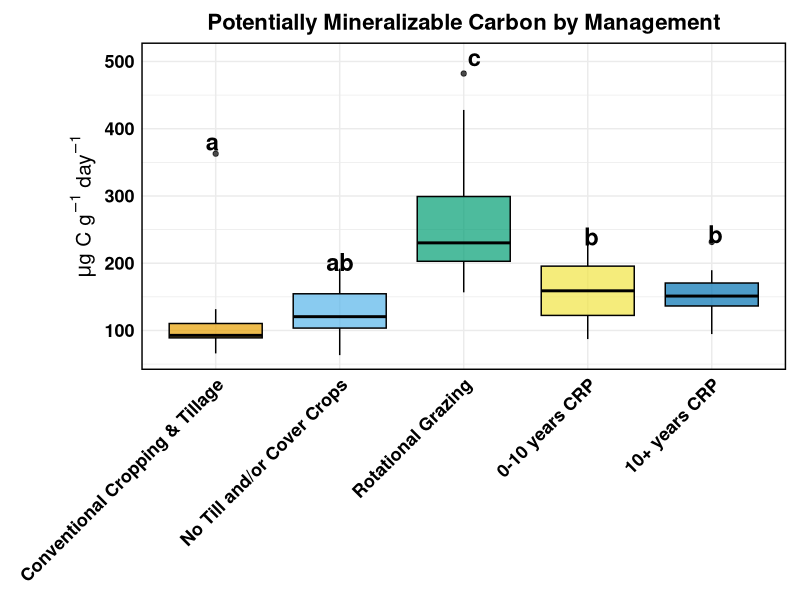
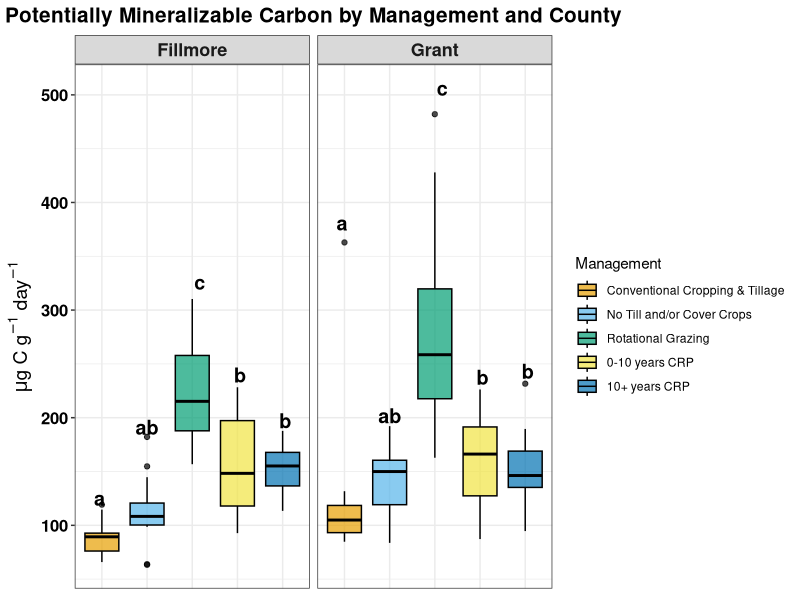
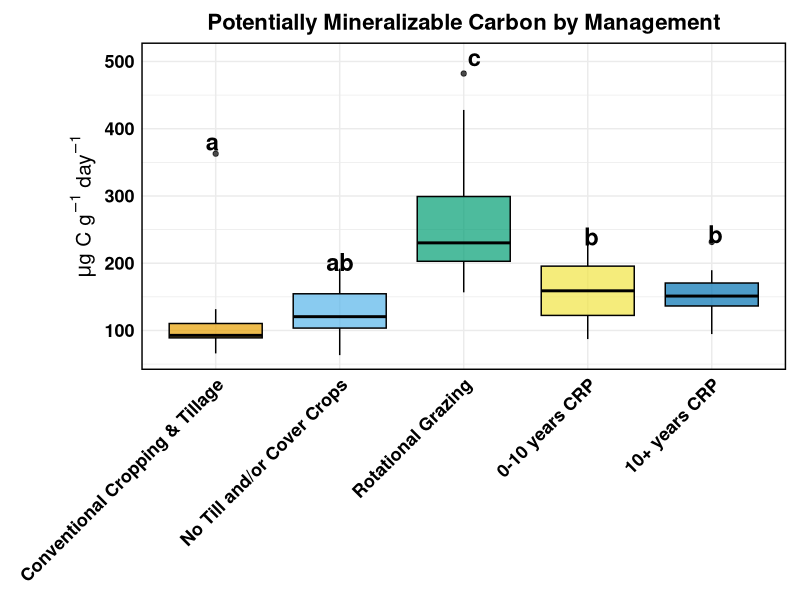
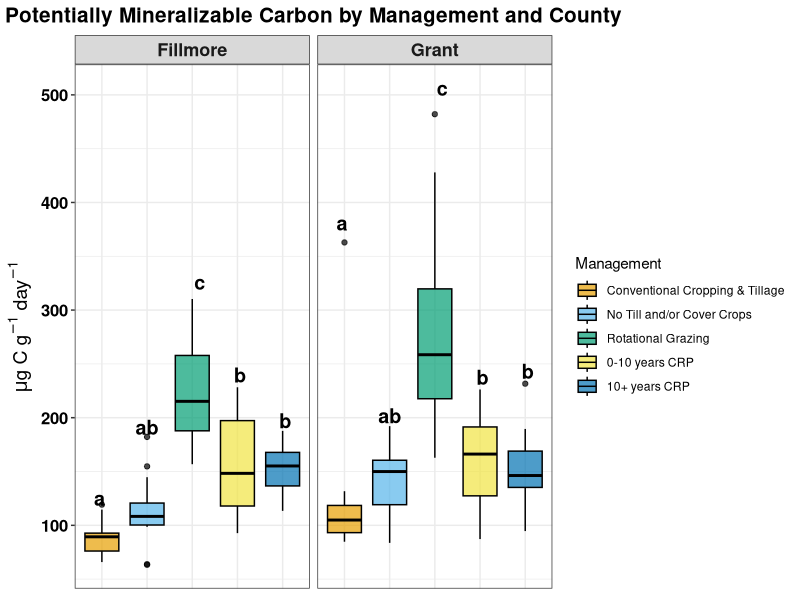

Source code (R) for these figures, in order:
# DRACE 2024 — PMC (Potentially Mineralizable Carbon)
library(dplyr)
library(lme4)
library(lmerTest)
library(emmeans)
library(multcomp)
library(ggplot2)

# PART 1 — Import, recode, and average the 3 reps per UID

pmc24 <- read.csv("PMC_DR2024_all_calcs_01July2025_complete.csv", stringsAsFactors = FALSE)

# Same abbreviation issue as ACE: "SH"/"RG" alongside spelled-out labels.
pmc24 <- pmc24 %>%
  mutate(type = recode(type, "SH" = "Soil_Health", "RG" = "Rotational_Grazing"))

# Average the 3 technical replicates per UID. na.rm = TRUE handles the
# few rows where one of the 3 reps came back NA (a failed reading),
# rather than discarding the whole UID.
pmc24_avg <- pmc24 %>%
  dplyr::rename(UID = sample.id, Farmer = farmer, Type = type) %>%
  group_by(UID, Farmer, Type) %>%
  summarise(ugC.g.day = mean(ugC.g.day, na.rm = TRUE), .groups = "drop")

# County isn't in this reduced table, but it's recoverable from the UID
# prefix (DRWI = Grant, DRMN = Fillmore), consistent with every other
# dataset in this project. Flagging this as inferred, not given directly.
pmc24_avg <- pmc24_avg %>%
  mutate(County = ifelse(grepl("^DRMN", UID), "Fillmore", "Grant"))

pmc24_avg$Type <- factor(
  pmc24_avg$Type,
  levels = c("Conventional", "Soil_Health", "Rotational_Grazing", "New_CRP", "Old_CRP")
)

# Same Field-ID fix as ACE/POXC: RLH_Inc and UW_AG each farm two
# different fields under two different management types.
pmc24_avg <- pmc24_avg %>%
  mutate(Field = paste(Farmer, Type, sep = "_"))

cat("UIDs after averaging:", nrow(pmc24_avg), "\n")
cat("Distinct fields:", n_distinct(pmc24_avg$Field), "(expect 31)\n")
stopifnot(n_distinct(pmc24_avg$Field) == 31)

# PART 2 — Mixed model
model_PMC     <- lmer(ugC.g.day ~ Type + (1 | Field), data = pmc24_avg)
model_PMC_log <- lmer(log(ugC.g.day) ~ Type + (1 | Field), data = pmc24_avg)

shapiro_raw <- shapiro.test(residuals(model_PMC))
shapiro_log <- shapiro.test(residuals(model_PMC_log))
cat("Shapiro-Wilk, raw-scale residuals:  p =", signif(shapiro_raw$p.value, 3), "\n")
cat("Shapiro-Wilk, log-scale residuals:  p =", signif(shapiro_log$p.value, 3), "\n")

use_log <- shapiro_log$p.value > shapiro_raw$p.value
final_model <- if (use_log) model_PMC_log else model_PMC
cat("Using", if (use_log) "LOG-transformed" else "RAW-scale", "model for inference.\n\n")

summary(final_model)
#emmeans
emm_PMC       <- emmeans(final_model, "Type")
emm_PMC_table <- summary(emm_PMC, type = "response")
cld_PMC       <- cld(emm_PMC, Letters = letters, adjust = "sidak")

print(emm_PMC_table)
print(cld_PMC)

mean_col <- if ("response" %in% names(emm_PMC_table)) "response" else "emmean"

PMC_summary <- as.data.frame(emm_PMC_table) %>%
  dplyr::select(Type, Mean = !!mean_col) %>%
  dplyr::left_join(
    as.data.frame(cld_PMC) %>% dplyr::select(Type, CLD = .group),
    by = "Type"
  )

print(PMC_summary)

## PART 3 — Plots

type_labels <- c(
  "Conventional"        = "Conventional Cropping & Tillage",
  "Soil_Health"         = "No Till and/or Cover Crops",
  "Rotational_Grazing"  = "Rotational Grazing",
  "New_CRP"             = "0-10 years CRP",
  "Old_CRP"             = "10+ years CRP"
)

fill_colors <- c(
  "Conventional"        = "#E69F00",
  "Soil_Health"         = "#56B4E9",
  "Rotational_Grazing"  = "#009E73",
  "New_CRP"             = "#F0E442",
  "Old_CRP"             = "#0072B2"
)

label_positions <- pmc24_avg %>%
  group_by(Type) %>%
  summarise(y_pos = max(ugC.g.day, na.rm = TRUE) * 1.05, .groups = "drop") %>%
  dplyr::left_join(PMC_summary %>% dplyr::select(Type, CLD), by = "Type")

p_overall <- ggplot(pmc24_avg, aes(x = Type, y = ugC.g.day, fill = Type)) +
  geom_boxplot(color = "black", alpha = 0.7) +
  geom_text(
    data = label_positions,
    aes(x = Type, y = y_pos, label = CLD),
    inherit.aes = FALSE, size = 6, fontface = "bold", color = "black"
  ) +
  scale_x_discrete(labels = type_labels) +
  scale_fill_manual(values = fill_colors, guide = "none") +
  labs(
    title = "Potentially Mineralizable Carbon by Management",
    x = NULL,
    y = expression(paste(mu, "g C g"^-1, " day"^-1))
  ) +
  theme_minimal() +
  theme(
    axis.text.x = element_text(angle = 45, hjust = 1, size = 13, face = "bold", color = "black"),
    axis.text.y = element_text(size = 13, face = "bold", color = "black"),
    axis.title.y = element_text(size = 15, face = "bold"),
    plot.title = element_text(size = 16, face = "bold", hjust = 0.5),
    panel.border = element_rect(color = "black", fill = NA, linewidth = 1),
    plot.margin = margin(t = 10, r = 10, b = 10, l = 50)
  )
print(p_overall)
ggsave("PMC_overall_boxplot.png", p_overall, width = 10, height = 7, dpi = 300)

label_positions_county <- pmc24_avg %>%
  group_by(County, Type) %>%
  summarise(y_pos = max(ugC.g.day, na.rm = TRUE) * 1.05, .groups = "drop") %>%
  dplyr::left_join(PMC_summary %>% dplyr::select(Type, CLD), by = "Type")

p_county <- ggplot(pmc24_avg, aes(x = Type, y = ugC.g.day, fill = Type)) +
  geom_boxplot(color = "black", alpha = 0.7) +
  geom_text(
    data = label_positions_county,
    aes(x = Type, y = y_pos, label = CLD),
    inherit.aes = FALSE, size = 5, fontface = "bold", color = "black"
  ) +
  facet_wrap(~ County) +
  scale_fill_manual(values = fill_colors, labels = type_labels, name = "Management") +
  labs(
    title = "Potentially Mineralizable Carbon by Management and County",
    x = NULL,
    y = expression(paste(mu, "g C g"^-1, " day"^-1))
  ) +
  theme_bw() +
  theme(
    axis.text.x = element_blank(),
    axis.ticks.x = element_blank(),
    axis.text.y = element_text(size = 12, face = "bold", color = "black"),
    axis.title.y = element_text(size = 14, face = "bold"),
    strip.text = element_text(size = 13, face = "bold"),
    plot.title = element_text(size = 15, face = "bold", hjust = 0.5)
  )
print(p_county)
ggsave("PMC_by_county_boxplot.png", p_county, width = 12, height = 7, dpi = 300)

cat("\nSaved PMC_overall_boxplot.png and PMC_by_county_boxplot.png\n")
